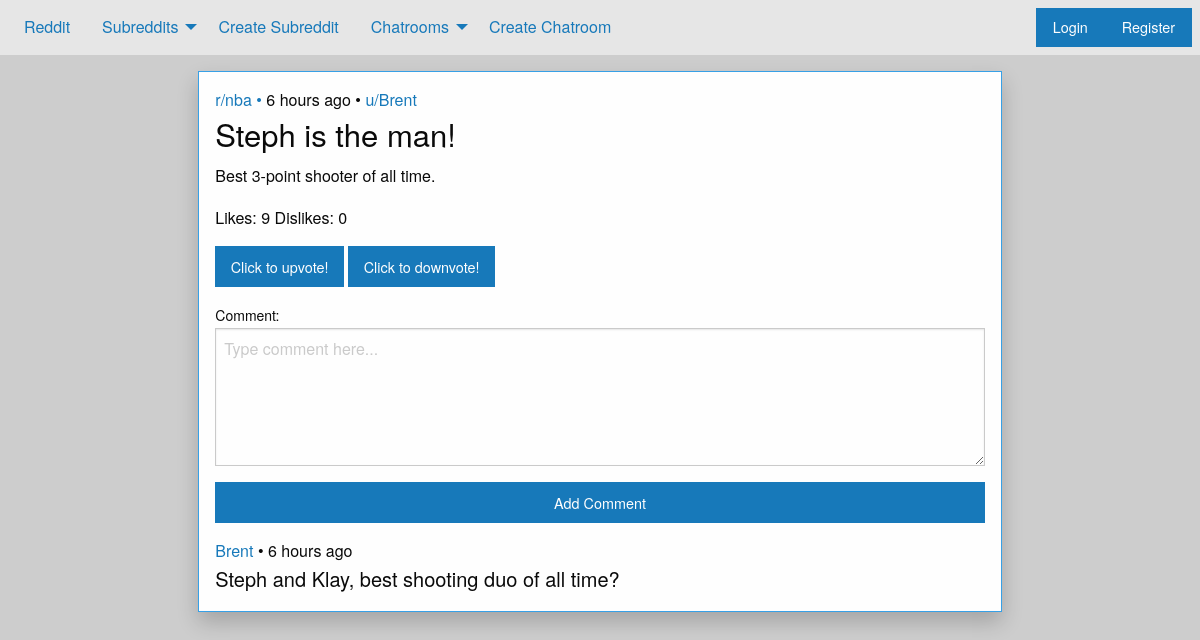
Page /post/312/ on the committed database.
### helloWorldApp/models.py (models this page shows, shortened)
class Suggestion(models.Model):
    header = models.CharField(max_length=240)
    suggestion = models.CharField(max_length=10000)
    author = models.ForeignKey(User, on_delete=models.CASCADE)
    created_on = models.DateTimeField(auto_now_add=True)
    pub_date = models.DateTimeField(auto_now_add=True)
    upvote = models.IntegerField(default = 0)
    downvote = models.IntegerField(default = 0)
    comment_count = models.IntegerField(default = 0)
    image = models.ImageField(max_length=144, upload_to='uploads/%Y/%m/%d/', blank=True, null=True)
    image_description = models.CharField(max_length=240, blank=True)
    title = models.CharField(max_length=240, blank=True)
    video = models.FileField(upload_to='uploads/%Y/%m/%d/', blank=True, null=True)
    video_description = models.CharField(max_length=240, blank=True)
    def upvoteCount(self):
        return self.upvote
    def downvoteCount(self):
        return self.downvote
    def whenpublished(self):
        now = timezone.now()
        diff = now - self.pub_date
        if diff.days == 0 and diff.seconds >= 0 and diff.seconds < 60:
            seconds = diff.seconds
            if seconds == 1:
                return str(seconds) + "second ago"
            else:
                return str(seconds) + " seconds ago"
        if diff.days == 0 and diff.seconds >= 60 and diff.seconds < 3600:
            minutes = math.floor(diff.seconds / 60)
            if minutes == 1:
                return str(minutes) + " minute ago"
            else:
                return str(minutes) + " minutes ago"
        if diff.days == 0 and diff.seconds >= 3600 and diff.seconds < 86400:
            hours = math.floor(diff.seconds / 3600)
            if hours == 1:
                return str(hours) + " hour ago"
            else:
                return str(hours) + " hours ago"

class Comment(models.Model):
    comment = models.CharField(max_length=240)
    author = models.ForeignKey(User, on_delete=models.CASCADE)
    suggestion = models.ForeignKey(Suggestion, on_delete=models.CASCADE)
    created_on = models.DateTimeField(auto_now_add=True)
    pub_date = models.DateTimeField(auto_now_add=True)
    def whenpublished(self):
        now = timezone.now()
        diff = now - self.pub_date
        if diff.days == 0 and diff.seconds >= 0 and diff.seconds < 60:
            seconds = diff.seconds
            if seconds == 1:
                return str(seconds) + "second ago"
            else:
                return str(seconds) + " seconds ago"
        if diff.days == 0 and diff.seconds >= 60 and diff.seconds < 3600:
            minutes = math.floor(diff.seconds / 60)
            if minutes == 1:
                return str(minutes) + " minute ago"
            else:
                return str(minutes) + " minutes ago"
        if diff.days == 0 and diff.seconds >= 3600 and diff.seconds < 86400:
            hours = math.floor(diff.seconds / 3600)
            if hours == 1:
                return str(hours) + " hour ago"
            else:
                return str(hours) + " hours ago"

### helloWorldApp/views.py (the view)
# urls.py: path('post/<int:instance_id>/', views.post_page),
def post_page(request, instance_id):
    if request.method == "POST":
        if request.user.is_authenticated:
            form_instance = forms.CommentForm(request.POST)
            if form_instance.is_valid():
                new_comm = form_instance.save(request=request, sugg_id=instance_id)
                sugg = models.Suggestion.objects.get(id=instance_id)
                sugg.comment_count += 1
                sugg.save()
                return redirect("/post/" + str(instance_id) + "/")
        else:
            form_instance = forms.CommentForm()
    else:
        form_instance = forms.CommentForm()
    sugg = models.Suggestion.objects.get(id=instance_id)
    sugg_list = {"suggestions":[]}
    comment_query = models.Comment.objects.filter(suggestion=sugg)
    comment_list = []
    for c_q in comment_query:
        can_delete=False
        if request.user == c_q.author:
            can_delete=True
        comment_list += [{
            "comment":c_q.comment,
            "author":c_q.author.username,
            "created_on":c_q.created_on,
            "published_on":c_q.whenpublished(),
            "id":c_q.id,
            "delete":can_delete
        }]
    url = "Error.src"
    url1 = "Error.src"
    if not str(sugg.image)=="":
        url=sugg.image.url
    if not str(sugg.video)=="":
        url1=sugg.video.url
    sugg_list["suggestions"] += [{
        "id":sugg.id,
        "header":sugg.header,
        "suggestion":sugg.suggestion,
        "author":sugg.author.username,
        "created_on":sugg.created_on,
        "published_on":sugg.whenpublished(),
        "upvote_count":sugg.upvoteCount(),
        "downvote_count":sugg.downvoteCount(),
        "comments":comment_list,
        "comment_count":sugg.comment_count,
        "subreddit":sugg.title,
        "image":url,
        "image_description":sugg.image_description, # These are what I use to call from index
        "video":url1,
        "video_description":sugg.video_description
        }]
    context = {
        "sugg_list": sugg_list["suggestions"],
        "form":form_instance,
        "comment_list":comment_list,
        "sugg_id":instance_id
    }
    return render(request, "post.html", context=context)

### helloWorldApp/forms.py (shortened to what this page needs)
class CommentForm(forms.Form):
    comment = forms.CharField(label='Comment',
        widget = forms.Textarea(attrs={"rows":5, 'max_length':2000, 'placeholder': 'Type comment here...'}), max_length=2000)

### helloWorldApp/templates/post.html (shortened to what this page needs)
{% extends "base.html" %}
{% load static %}
{% block content %}
<div class="grid-x grid-padding-x" style="width:1000px; margin: 0 auto; vertical-align: middle;">
    <div class="large-10 medium-10 small-12 large-offset-1 medium-offset-1 cell">
	   {% for sugg in sugg_list %}
            <div class="card-info info">
                <div class="card-section">
				    <div class="article-details">
                        <a href="/r/{{sugg.subreddit}}/"><span class="website">r/{{ sugg.subreddit }}</span> &#8226;</a>
                        <span class="time">{{ sugg.published_on }}</span> &#8226;
                        <a><span class="author">u/{{ sugg.author }}</span></a>
                    </div>
                    <h3 class="article-title">{{ sugg.header }}</h3>
                    <p class="article-summary">{{ sugg.suggestion }}</p>
                    <p>Likes: {{ sugg.upvote_count }} Dislikes: {{ sugg.downvote_count }} </p>
                    <div>
                        <a href="/upvote/{{sugg.id}}/"  class="button"> Click to upvote!</a>
                        <a href="/downvote/{{sugg.id}}/" class="button">Click to downvote!</a>
     				</div>
                    <form action="/post/{{sugg_id}}/" method="post">
                        {{ form }}
                        <input type="submit" class="button expanded" value="Add Comment" />
                    </form>
     				{% for comm in comment_list %}
     				   <div class="article-details">
               			    <a><span class="author">{{ comm.author }}</span></a> &#8226;
                            <span class="time"> {{ comm.published_on }}</span>
                        </div>
                        <h3 class="lead">{{ comm.comment }}</h3>
                    {% endfor %}
                </div>
            </div>
        {% endfor %}
    </div>
</div>
{% endblock %}

### helloWorldApp/static/css/app.css (style rules this page uses)
.card-info { background: #fefefe; border: 1px solid #8a8a8a; box-shadow: 0 10px 20px rgba(0, 0, 0, 0.2); margin: 1rem 0; overflow: hidden; border-radius: 0; }
.card-info.info { border-color: #37a0e6; }

### rows in the picture
Suggestion: subreddit "nba", header "Steph is the man!", suggestion "Best 3-point shooter of all time."
Comment: comment "Steph and Klay, best shooting duo of all time?"

### other values in the picture
{{ sugg.published_on }} "6 hours ago"
{{ sugg.author }} "Brent"
{{ sugg.upvote_count }} "9"
{{ sugg.downvote_count }} "0"
{{ comm.author }} "Brent"
{{ comm.published_on }} "6 hours ago"
